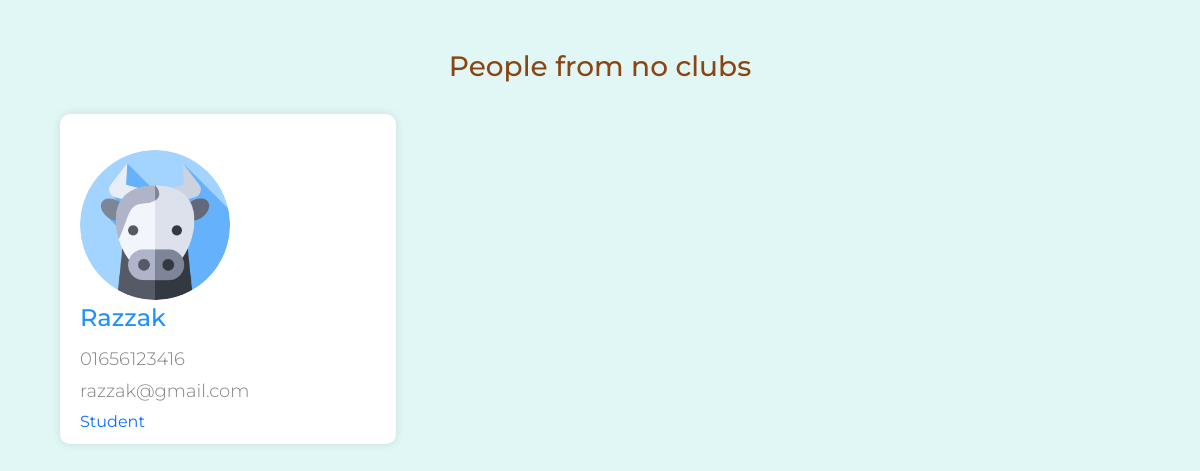
/newbie.php (signed in), run on the app's committed database.
### tables this page shows
CREATE TABLE `person` (
  `id` varchar(20) NOT NULL,
  `name` varchar(100) DEFAULT NULL,
  `email` varchar(100) DEFAULT NULL,
  `address` varchar(100) DEFAULT NULL,
  `phone` varchar(20) DEFAULT NULL,
  `current_work` varchar(50) DEFAULT NULL,
  `dob` date DEFAULT NULL,
  `city` int(11) DEFAULT NULL,
  `country` int(11) DEFAULT NULL,
  `batch` int(11) DEFAULT NULL,
  `passwd` varchar(50) DEFAULT NULL
);

### newbie.php (the view, shortened to what this page needs)
<?php
    $connect = mysqli_connect(HOST, USER, PASS, DB) or die("Can not connect");
    $results = mysqli_query($connect, "SELECT person.id FROM person WHERE person.id NOT IN (SELECT members_info.person_id FROM members_info)")
        or die("Can not execute query");
    $newbie = [];
    while ($rows = mysqli_fetch_array($results)) {
        extract($rows);
        $newbie[] = $id;
    }
?>
<!DOCTYPE html>
<html lang="en">
<head>
    <link href="https://cdn.jsdelivr.net/npm/bootstrap@5.0.0-alpha1/dist/css/bootstrap.min.css" rel="stylesheet">
</head>
<body>
<div id="container">
    <h2>People from no clubs</h2>
    <?php
    foreach ($newbie as $newbie_id) {
        $friend_query = mysqli_query($connect, "SELECT name, phone, email, current_work FROM person WHERE id = '$newbie_id'");
        $friend_data = mysqli_fetch_assoc($friend_query);
    ?>
    <a href="user.php?id=<?php echo $newbie_id; ?>" class="user">
        <?php
            $profile_picture = 'uploads/' . $newbie_id . '.jpg';
            if (!file_exists($profile_picture)) {
                $num = $id % 6;
                $profile_picture = 'assets/avatar/' . $num . '.png';
            }
        ?>
        <img class="rounded-circle mt-3" width="150px" src="<?php echo $profile_picture; ?>">
        <p class="name"><?php echo $friend_data['name']; ?></p>
        <p class="email"><?php echo $friend_data['phone']; ?></p>
        <p class="email"><?php echo $friend_data['email']; ?></p>
        <p class="address"><?php echo $friend_data['current_work']; ?></p>
    </a>
    <?php
    }
    ?>
</div>
</body>
</html>

### newbie.php (style rules this page uses)
body { margin: 0; padding: 0; font-family: 'Montserrat', sans-serif; background-color: #E9EAEA; }
#container { width: 90%; max-width: 1200px; margin: 50px auto; display: flex; flex-wrap: wrap; justify-content: space-between; align-items: flex-start; }
#container h2 { width: 100%; text-align: center; color: #8B4513; font-weight: 500; font-size: 28px; margin-bottom: 30px; }
.user { width: calc(33% - 20px); height: 330px; background-color: #FFF; border-radius: 10px; box-shadow: 0px 0px 10px rgba(0, 0, 0, 0.1); margin-bottom: 30px; padding: 20px; box-sizing: border-box; transition: all 0.3s ease; text-decoration: none; }
.user p { margin: 0; padding: 0; }
.user .name { font-size: 24px; font-weight: 500; color: #1E90FF; margin-bottom: 10px; }
.user .email { font-size: 18px; font-weight: 300; color: #808080; margin-bottom: 5px; }
body { background-color: #E1F7F5; }

### data on the page
person: name "Razzak", phone "01656123416", email "razzak@gmail.com", current_work "Student"
